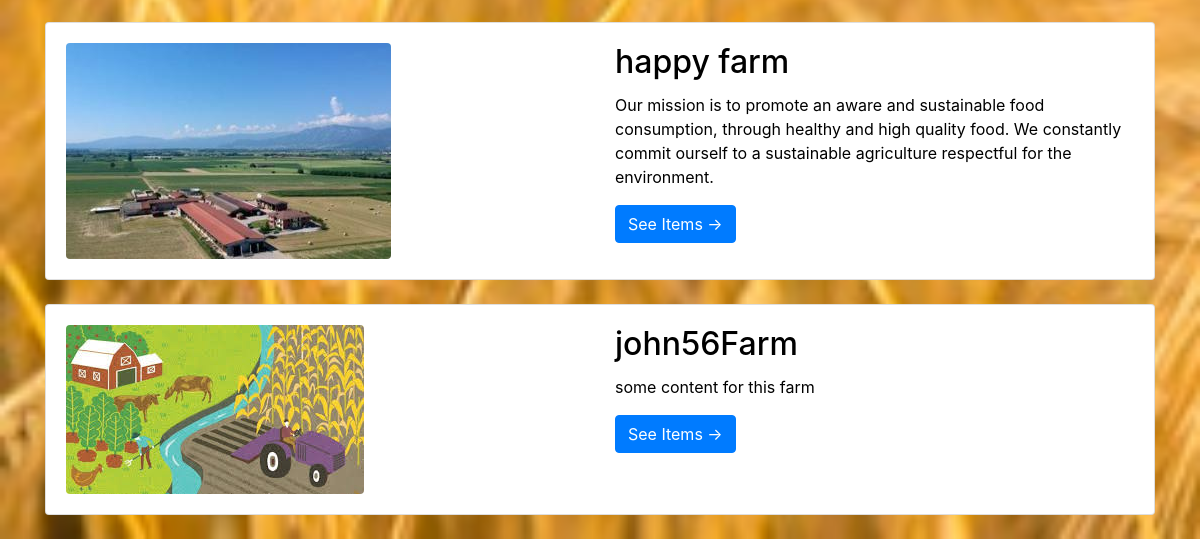
Page /home (lower part) on the earlier database version.
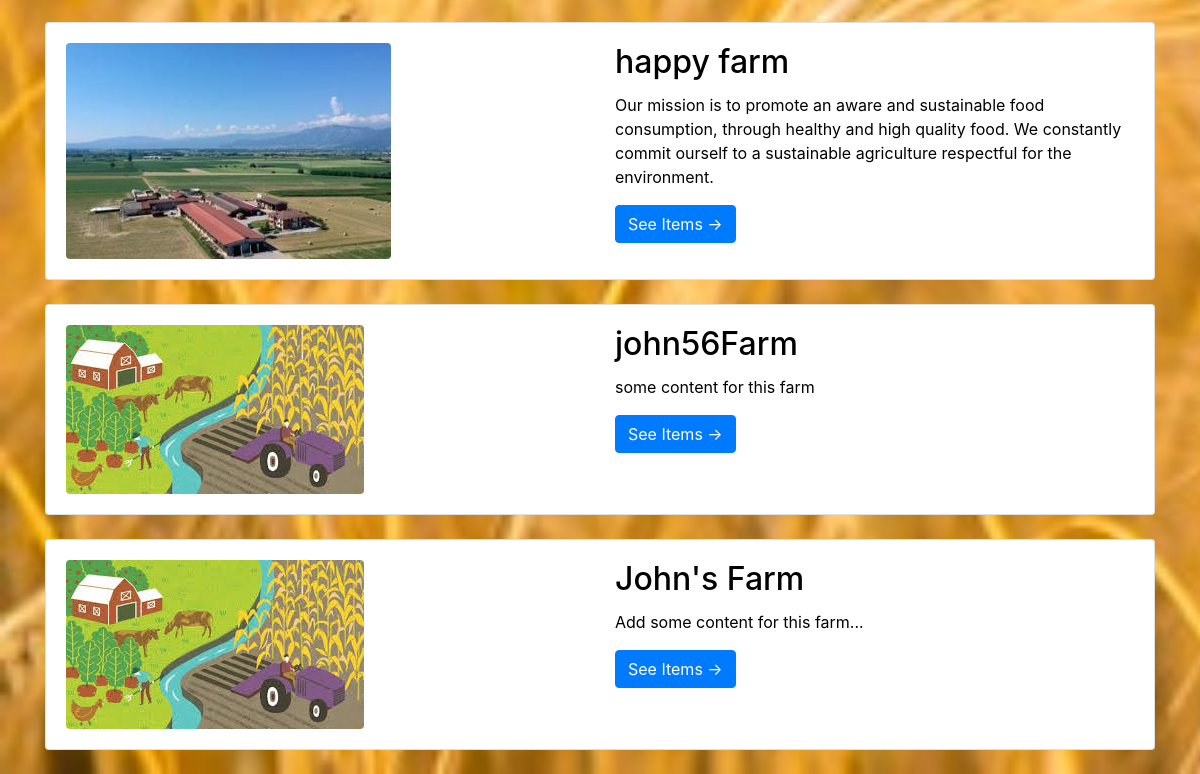
Same page on the later database version.
### FlaskBlog/models.py (models this page shows, shortened)
class Post(db.Model):
    id = db.Column(db.Integer, primary_key=True)
    title = db.Column(db.String(100), nullable=False)
    date_posted = db.Column(db.DateTime, nullable=False, default=datetime.utcnow)
    image_farm_file = db.Column(db.String(20), nullable=False, default='farm_pic.jpg')
    content = db.Column(db.Text, nullable=False)
    user_id = db.Column(db.Integer, db.ForeignKey('user.id'), nullable=False)
    user_order_farms = db.relationship('PurchaseInfo', backref='farm_that_sold', lazy=True)
    user_order_comment_farms = db.relationship('Comments', backref='farm_got_commented', lazy=True)
    city = db.Column(db.String(20), nullable=False, default='Torino')

### FlaskBlog/routes.py (the view)
@app.route('/home')
def home():
    posts = Post.query.filter_by(city='Torino')
    return render_template('home.html', posts=posts)

### FlaskBlog/templates/home.html (shortened to what this page needs)
{% extends 'layout.html' %}
{% block content %}
    {% for post in posts %}
        <div class="card mb-4">
          <div class="card-body">
            <div class="row">
              <div class="col-lg-6">
                <a href="#">
                  <img class="img-fluid rounded" src={{ url_for('static', filename='Pics/' + post.image_farm_file) }}>
                </a>
              </div>
              <div class="col-lg-6">
                <h2 class="card-title">{{ post.title }}</h2>
                <p class="card-text">{{ post.content }}</p>
                <a href="{{ url_for('post', post_id=post.id) }}" class="btn btn-primary">See Items &rarr;</a>
              </div>
            </div>
          </div>
        </div>
    {% endfor %}
{% endblock content %}

### FlaskBlog/templates/layout.html (shortened to what this page needs)
<!DOCTYPE html>
<html lang="en">
<head>
<link href="{{ url_for('static',filename='vendor/bootstrap/css/bootstrap.min.css') }}" rel="stylesheet">
   <link href="{{ url_for('static',filename='css/modern-business.css') }}" rel="stylesheet">
</head>
<body>
  <div class="container"  style="color:black;">
  <br>
      {% block content %}
      {% endblock content %}
  </div>
</body>
</html>

### FlaskBlog/static/css/modern-business.css (style rules this page uses)
body { padding-top: 56px; }

Differences in the rows shown:
added Post: image_farm_file (picture), title "John's Farm", content "Add some content for this farm..."
